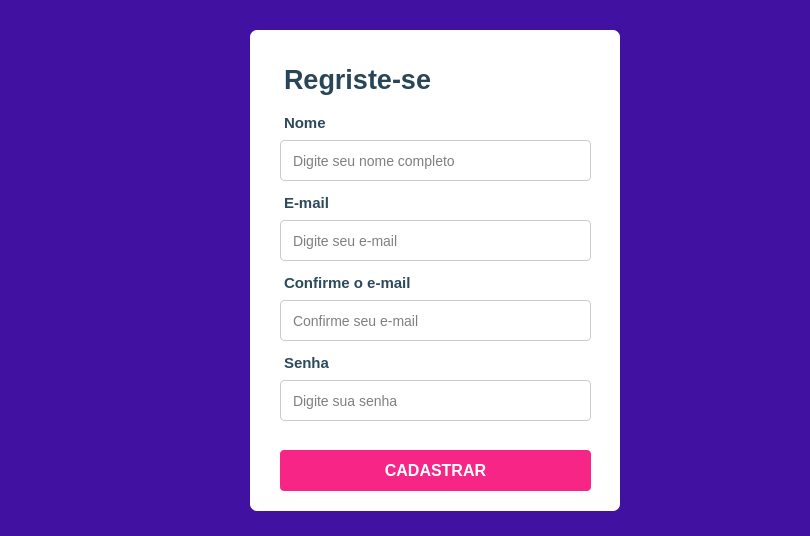
<?xml version="1.0" encoding="UTF-8"?>
<ui version="4.0">
 <class>Dialog</class>
 <widget class="QDialog" name="Dialog">
  <property name="geometry">
   <rect>
    <x>0</x>
    <y>0</y>
    <width>810</width>
    <height>536</height>
   </rect>
  </property>
  <property name="windowTitle">
   <string>Dialog</string>
  </property>
  <property name="styleSheet">
   <string notr="true">QDialog{
background: #4111A1;
}
</string>
  </property>
  <widget class="QFrame" name="frame">
   <property name="geometry">
    <rect>
     <x>250</x>
     <y>30</y>
     <width>370</width>
     <height>481</height>
    </rect>
   </property>
   <property name="layoutDirection">
    <enum>Qt::LayoutDirection::LeftToRight</enum>
   </property>
   <property name="styleSheet">
    <string notr="true">QFrame{
background: #FFFFFF;
border-radius:7px;
box-shadow: 10px 10px 40px rgba(0, 0, 0, 0.4);
}</string>
   </property>
   <property name="frameShape">
    <enum>QFrame::Shape::StyledPanel</enum>
   </property>
   <property name="frameShadow">
    <enum>QFrame::Shadow::Raised</enum>
   </property>
   <widget class="QTextEdit" name="login_text">
    <property name="geometry">
     <rect>
      <x>30</x>
      <y>30</y>
      <width>171</width>
      <height>51</height>
     </rect>
    </property>
    <property name="readOnly">
     <bool>true</bool>
    </property>
    <property name="html">
     <string>&lt;!DOCTYPE HTML PUBLIC &quot;-//W3C//DTD HTML 4.0//EN&quot; &quot;http://www.w3.org/TR/REC-html40/strict.dtd&quot;&gt;
&lt;html&gt;&lt;head&gt;&lt;meta name=&quot;qrichtext&quot; content=&quot;1&quot; /&gt;&lt;meta charset=&quot;utf-8&quot; /&gt;&lt;style type=&quot;text/css&quot;&gt;
p, li { white-space: pre-wrap; }
hr { height: 1px; border-width: 0; }
li.unchecked::marker { content: &quot;\2610&quot;; }
li.checked::marker { content: &quot;\2612&quot;; }
&lt;/style&gt;&lt;/head&gt;&lt;body style=&quot; font-family:'Segoe UI'; font-size:9pt; font-weight:400; font-style:normal;&quot;&gt;
&lt;p style=&quot; margin-top:12px; margin-bottom:12px; margin-left:0px; margin-right:0px; -qt-block-indent:0; text-indent:0px;&quot;&gt;&lt;span style=&quot; font-size:20pt; font-weight:700; color:#284658;&quot;&gt;Regriste-se&lt;/span&gt;&lt;/p&gt;&lt;/body&gt;&lt;/html&gt;</string>
    </property>
   </widget>
   <widget class="QTextEdit" name="nome_text_input">
    <property name="geometry">
     <rect>
      <x>30</x>
      <y>80</y>
      <width>111</width>
      <height>31</height>
     </rect>
    </property>
    <property name="readOnly">
     <bool>true</bool>
    </property>
    <property name="html">
     <string>&lt;!DOCTYPE HTML PUBLIC &quot;-//W3C//DTD HTML 4.0//EN&quot; &quot;http://www.w3.org/TR/REC-html40/strict.dtd&quot;&gt;
&lt;html&gt;&lt;head&gt;&lt;meta name=&quot;qrichtext&quot; content=&quot;1&quot; /&gt;&lt;meta charset=&quot;utf-8&quot; /&gt;&lt;style type=&quot;text/css&quot;&gt;
p, li { white-space: pre-wrap; }
hr { height: 1px; border-width: 0; }
li.unchecked::marker { content: &quot;\2610&quot;; }
li.checked::marker { content: &quot;\2612&quot;; }
&lt;/style&gt;&lt;/head&gt;&lt;body style=&quot; font-family:'Segoe UI'; font-size:9pt; font-weight:400; font-style:normal;&quot;&gt;
&lt;p style=&quot; margin-top:0px; margin-bottom:0px; margin-left:0px; margin-right:0px; -qt-block-indent:0; text-indent:0px;&quot;&gt;&lt;span style=&quot; font-size:11pt; font-weight:700; color:#2d4a5c;&quot;&gt;Nome&lt;/span&gt;&lt;/p&gt;&lt;/body&gt;&lt;/html&gt;</string>
    </property>
   </widget>
   <widget class="QLineEdit" name="nome_input">
    <property name="geometry">
     <rect>
      <x>30</x>
      <y>110</y>
      <width>311</width>
      <height>41</height>
     </rect>
    </property>
    <property name="styleSheet">
     <string notr="true">QLineEdit{
border-radius: 4px;
border: 1px solid #ccc;
padding-left:10px;
font-size:14px
}</string>
    </property>
    <property name="placeholderText">
     <string>Digite seu nome completo</string>
    </property>
   </widget>
   <widget class="QTextEdit" name="email_text_input">
    <property name="geometry">
     <rect>
      <x>30</x>
      <y>160</y>
      <width>91</width>
      <height>31</height>
     </rect>
    </property>
    <property name="readOnly">
     <bool>true</bool>
    </property>
    <property name="html">
     <string>&lt;!DOCTYPE HTML PUBLIC &quot;-//W3C//DTD HTML 4.0//EN&quot; &quot;http://www.w3.org/TR/REC-html40/strict.dtd&quot;&gt;
&lt;html&gt;&lt;head&gt;&lt;meta name=&quot;qrichtext&quot; content=&quot;1&quot; /&gt;&lt;meta charset=&quot;utf-8&quot; /&gt;&lt;style type=&quot;text/css&quot;&gt;
p, li { white-space: pre-wrap; }
hr { height: 1px; border-width: 0; }
li.unchecked::marker { content: &quot;\2610&quot;; }
li.checked::marker { content: &quot;\2612&quot;; }
&lt;/style&gt;&lt;/head&gt;&lt;body style=&quot; font-family:'Segoe UI'; font-size:9pt; font-weight:400; font-style:normal;&quot;&gt;
&lt;p style=&quot; margin-top:0px; margin-bottom:0px; margin-left:0px; margin-right:0px; -qt-block-indent:0; text-indent:0px;&quot;&gt;&lt;span style=&quot; font-size:11pt; font-weight:700; color:#2d4a5c;&quot;&gt;E-mail&lt;/span&gt;&lt;/p&gt;&lt;/body&gt;&lt;/html&gt;</string>
    </property>
   </widget>
   <widget class="QLineEdit" name="email_input">
    <property name="geometry">
     <rect>
      <x>30</x>
      <y>190</y>
      <width>311</width>
      <height>41</height>
     </rect>
    </property>
    <property name="styleSheet">
     <string notr="true">QLineEdit{
border-radius: 4px;
border: 1px solid #ccc;
padding-left:10px;
font-size:14px
}</string>
    </property>
    <property name="placeholderText">
     <string>Digite seu e-mail</string>
    </property>
   </widget>
   <widget class="QPushButton" name="cadastrar_button">
    <property name="geometry">
     <rect>
      <x>30</x>
      <y>420</y>
      <width>311</width>
      <height>41</height>
     </rect>
    </property>
    <property name="minimumSize">
     <size>
      <width>0</width>
      <height>41</height>
     </size>
    </property>
    <property name="styleSheet">
     <string notr="true">QPushButton{
 background-color: #f72585;
    color: #fff;
    font-size: 16px;
	border-radius: 4px;
    font-weight: bold;
    cursor: pointer;
    margin: 0;
}</string>
    </property>
    <property name="text">
     <string>CADASTRAR</string>
    </property>
   </widget>
   <widget class="QLabel" name="nome_person_icon">
    <property name="geometry">
     <rect>
      <x>310</x>
      <y>120</y>
      <width>20</width>
      <height>20</height>
     </rect>
    </property>
    <property name="styleSheet">
     <string notr="true">QLabel{
background:url(:/login/icons8-pessoa-do-sexo-masculino-100 1 (1).png)
}
</string>
    </property>
    <property name="text">
     <string/>
    </property>
   </widget>
   <widget class="Line" name="nome_div_input">
    <property name="geometry">
     <rect>
      <x>300</x>
      <y>120</y>
      <width>1</width>
      <height>20</height>
     </rect>
    </property>
    <property name="styleSheet">
     <string notr="true">Line{
background: #ccc}</string>
    </property>
    <property name="orientation">
     <enum>Qt::Orientation::Vertical</enum>
    </property>
   </widget>
   <widget class="Line" name="email_div_input">
    <property name="geometry">
     <rect>
      <x>300</x>
      <y>200</y>
      <width>1</width>
      <height>20</height>
     </rect>
    </property>
    <property name="styleSheet">
     <string notr="true">Line{
background: #ccc}</string>
    </property>
    <property name="orientation">
     <enum>Qt::Orientation::Vertical</enum>
    </property>
   </widget>
   <widget class="QLabel" name="email_icon">
    <property name="geometry">
     <rect>
      <x>310</x>
      <y>200</y>
      <width>20</width>
      <height>20</height>
     </rect>
    </property>
    <property name="styleSheet">
     <string notr="true">QLabel{
background:url(:/login/icons8-mensagem-20.png)
}
</string>
    </property>
    <property name="text">
     <string/>
    </property>
   </widget>
   <widget class="QLineEdit" name="email_input_2">
    <property name="geometry">
     <rect>
      <x>30</x>
      <y>270</y>
      <width>311</width>
      <height>41</height>
     </rect>
    </property>
    <property name="styleSheet">
     <string notr="true">QLineEdit{
border-radius: 4px;
border: 1px solid #ccc;
padding-left:10px;
font-size:14px
}</string>
    </property>
    <property name="placeholderText">
     <string>Confirme seu e-mail</string>
    </property>
   </widget>
   <widget class="QLabel" name="email_icon_2">
    <property name="geometry">
     <rect>
      <x>310</x>
      <y>280</y>
      <width>20</width>
      <height>20</height>
     </rect>
    </property>
    <property name="styleSheet">
     <string notr="true">QLabel{
background:url(:/login/icons8-mensagem-20.png)
}
</string>
    </property>
    <property name="text">
     <string/>
    </property>
   </widget>
   <widget class="QTextEdit" name="email_text_input_2">
    <property name="geometry">
     <rect>
      <x>30</x>
      <y>240</y>
      <width>151</width>
      <height>31</height>
     </rect>
    </property>
    <property name="readOnly">
     <bool>true</bool>
    </property>
    <property name="html">
     <string>&lt;!DOCTYPE HTML PUBLIC &quot;-//W3C//DTD HTML 4.0//EN&quot; &quot;http://www.w3.org/TR/REC-html40/strict.dtd&quot;&gt;
&lt;html&gt;&lt;head&gt;&lt;meta name=&quot;qrichtext&quot; content=&quot;1&quot; /&gt;&lt;meta charset=&quot;utf-8&quot; /&gt;&lt;style type=&quot;text/css&quot;&gt;
p, li { white-space: pre-wrap; }
hr { height: 1px; border-width: 0; }
li.unchecked::marker { content: &quot;\2610&quot;; }
li.checked::marker { content: &quot;\2612&quot;; }
&lt;/style&gt;&lt;/head&gt;&lt;body style=&quot; font-family:'Segoe UI'; font-size:9pt; font-weight:400; font-style:normal;&quot;&gt;
&lt;p style=&quot; margin-top:0px; margin-bottom:0px; margin-left:0px; margin-right:0px; -qt-block-indent:0; text-indent:0px;&quot;&gt;&lt;span style=&quot; font-size:11pt; font-weight:700; color:#2d4a5c;&quot;&gt;Confirme o e-mail&lt;/span&gt;&lt;/p&gt;&lt;/body&gt;&lt;/html&gt;</string>
    </property>
   </widget>
   <widget class="Line" name="email_div_input_2">
    <property name="geometry">
     <rect>
      <x>300</x>
      <y>280</y>
      <width>1</width>
      <height>20</height>
     </rect>
    </property>
    <property name="styleSheet">
     <string notr="true">Line{
background: #ccc}</string>
    </property>
    <property name="orientation">
     <enum>Qt::Orientation::Vertical</enum>
    </property>
   </widget>
   <widget class="QLabel" name="senha_icon">
    <property name="geometry">
     <rect>
      <x>310</x>
      <y>360</y>
      <width>20</width>
      <height>20</height>
     </rect>
    </property>
    <property name="styleSheet">
     <string notr="true">QLabel{
background:url(:/login/icons8-cadeado-100 1 (1).png);
}
</string>
    </property>
    <property name="text">
     <string/>
    </property>
   </widget>
   <widget class="QLineEdit" name="senha_input">
    <property name="geometry">
     <rect>
      <x>30</x>
      <y>350</y>
      <width>311</width>
      <height>41</height>
     </rect>
    </property>
    <property name="styleSheet">
     <string notr="true">QLineEdit{
border-radius: 4px;
border: 1px solid #ccc;
padding-left:10px;
font-size:14px
}</string>
    </property>
    <property name="echoMode">
     <enum>QLineEdit::EchoMode::Password</enum>
    </property>
    <property name="placeholderText">
     <string>Digite sua senha</string>
    </property>
   </widget>
   <widget class="QTextEdit" name="senha_text_input">
    <property name="geometry">
     <rect>
      <x>30</x>
      <y>320</y>
      <width>111</width>
      <height>31</height>
     </rect>
    </property>
    <property name="readOnly">
     <bool>true</bool>
    </property>
    <property name="html">
     <string>&lt;!DOCTYPE HTML PUBLIC &quot;-//W3C//DTD HTML 4.0//EN&quot; &quot;http://www.w3.org/TR/REC-html40/strict.dtd&quot;&gt;
&lt;html&gt;&lt;head&gt;&lt;meta name=&quot;qrichtext&quot; content=&quot;1&quot; /&gt;&lt;meta charset=&quot;utf-8&quot; /&gt;&lt;style type=&quot;text/css&quot;&gt;
p, li { white-space: pre-wrap; }
hr { height: 1px; border-width: 0; }
li.unchecked::marker { content: &quot;\2610&quot;; }
li.checked::marker { content: &quot;\2612&quot;; }
&lt;/style&gt;&lt;/head&gt;&lt;body style=&quot; font-family:'Segoe UI'; font-size:9pt; font-weight:400; font-style:normal;&quot;&gt;
&lt;p style=&quot; margin-top:0px; margin-bottom:0px; margin-left:0px; margin-right:0px; -qt-block-indent:0; text-indent:0px;&quot;&gt;&lt;span style=&quot; font-size:11pt; font-weight:700; color:#2d4a5c;&quot;&gt;Senha&lt;/span&gt;&lt;/p&gt;&lt;/body&gt;&lt;/html&gt;</string>
    </property>
   </widget>
   <widget class="Line" name="senha_div">
    <property name="geometry">
     <rect>
      <x>300</x>
      <y>360</y>
      <width>1</width>
      <height>20</height>
     </rect>
    </property>
    <property name="styleSheet">
     <string notr="true">Line{
background: #ccc}</string>
    </property>
    <property name="orientation">
     <enum>Qt::Orientation::Vertical</enum>
    </property>
   </widget>
   <zorder>senha_text_input</zorder>
   <zorder>senha_input</zorder>
   <zorder>email_text_input_2</zorder>
   <zorder>login_text</zorder>
   <zorder>nome_text_input</zorder>
   <zorder>email_text_input</zorder>
   <zorder>email_input</zorder>
   <zorder>cadastrar_button</zorder>
   <zorder>nome_input</zorder>
   <zorder>nome_person_icon</zorder>
   <zorder>nome_div_input</zorder>
   <zorder>email_div_input</zorder>
   <zorder>email_icon</zorder>
   <zorder>email_input_2</zorder>
   <zorder>email_icon_2</zorder>
   <zorder>email_div_input_2</zorder>
   <zorder>senha_icon</zorder>
   <zorder>senha_div</zorder>
  </widget>
 </widget>
 <resources>
  <include location="assets/login_ui/login.qrc"/>
 </resources>
 <connections/>
</ui>
